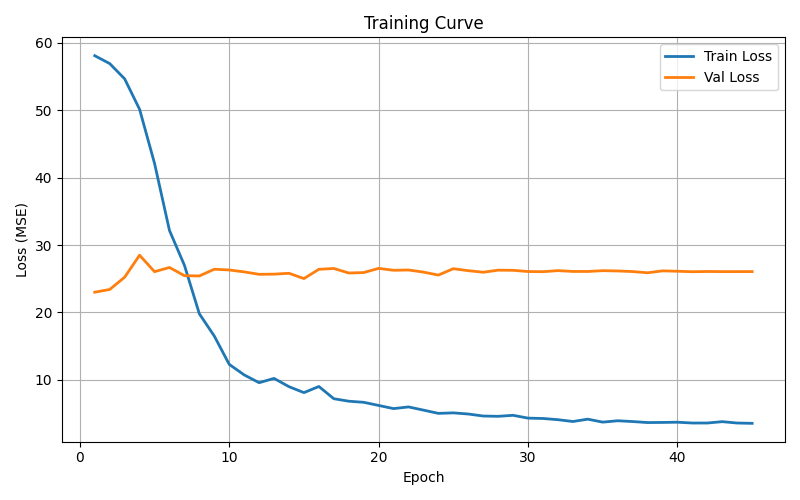

Reproduce this figure in Python.
import json
import matplotlib.pyplot as plt
from pathlib import Path

# Path to training log
log_path = Path("TCN_results/train_losses.json")
data = json.load(open(log_path))

train = data["train"]
val   = data["val"]
epochs = range(1, len(train)+1)

plt.figure(figsize=(8,5))
plt.plot(epochs, train, label="Train Loss", linewidth=2)
plt.plot(epochs, val,   label="Val Loss", linewidth=2)
plt.xlabel("Epoch")
plt.ylabel("Loss (MSE)")
plt.title("Training Curve")
plt.legend()
plt.grid(True)
plt.tight_layout()
plt.savefig("curve.png")
plt.show()
